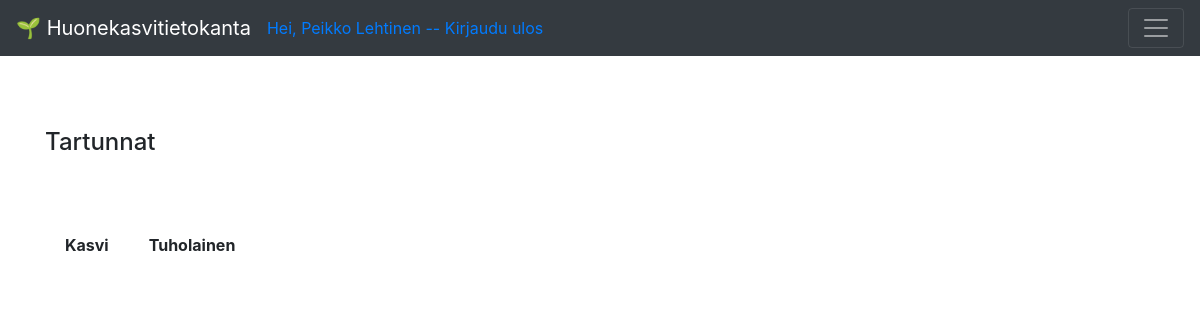
The app's page /plants/list_infections (signed in), older data.
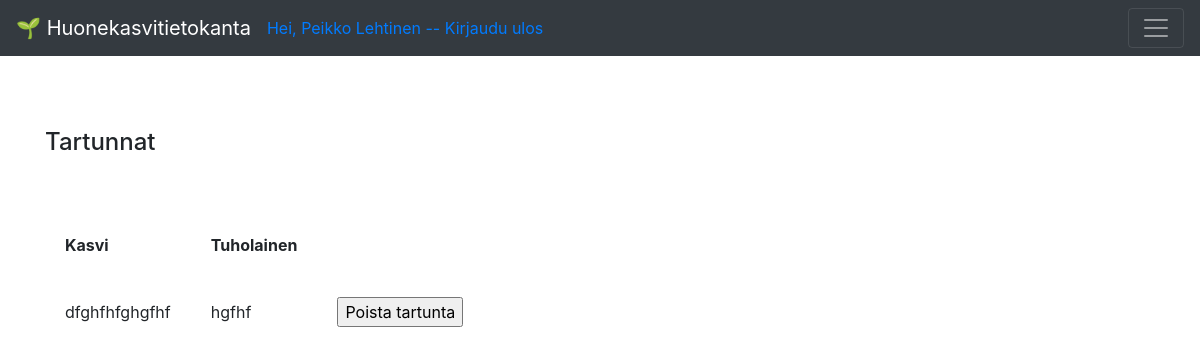
The same page, newer data.
### application/plants/models.py (models this page shows)
class PlantPest(db.Model):
    id = db.Column(db.Integer, primary_key=True)
    plant_id = db.Column(db.Integer, db.ForeignKey('plant.id'))
    pest_id = db.Column(db.Integer, db.ForeignKey('pest.id'))
    plant_name = db.Column(db.String(144), nullable=True)
    pest_name = db.Column(db.String(144), nullable=True)
    account_id = db.Column(db.Integer, db.ForeignKey('account.id'),
                           nullable=False)

### application/plants/views.py (the view)
@app.route("/plants/list_infections", methods=["GET"])
@login_required(role="ANY")
def plantpest_index():
    return render_template("plants/list_infections.html", infections = PlantPest.query.filter_by(account_id=current_user.id))

### application/__init__.py (called while the page is built)
def login_required(role = "ANY"):
    def wrapper(fn):
        @wraps(fn)
        def decorated_view(*args, **kwargs):
            if not current_user:
                return login_manager.unauthorized()
            if not current_user.is_authenticated:
                return login_manager.unauthorized()
            unauthorized = False
            if not role == "ANY":
                unauthorized = True
                for user_role in current_user.userrole():
                    if user_role == role:
                        unauthorized = False
                        break
            if unauthorized:
                return login_manager.unauthorized()
            return fn(*args, **kwargs)
        return decorated_view
    return wrapper

@login_manager.user_loader
def load_user(user_id):
    return User.query.get(user_id)

### application/templates/plants/list_infections.html
{% extends "layout.html" %}
{% block body %}
<h4>Tartunnat</h4>
<br>
<br>
  <table cellpadding="20">
    <tr>
      <th>Kasvi</th>
      <th>Tuholainen<th>
    </tr>
    {% for infection in infections %}
    <tr>
      <td>{{ infection.plant_name }}</td>
      <td>{{ infection.pest_name }}</td>
            <td>
                <form method="POST" action="{{ url_for('infection_delete', infection_id=infection.id) }}">
                  <input type="submit" value="Poista tartunta"/>
                </form>
                    </td>
    </tr>
    {% endfor %}
  </table>
{% endblock %}

Row changes from the older to the newer data that the page shows:
added PlantPest: plant_name "dfghfhfghgfhf", pest_name "hgfhf"
